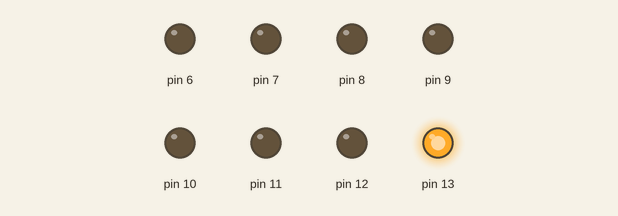
The sketch below on a simulated Arduino Uno, built with avr-gcc and run on an emulated ATmega328P. Parts: output pins drawn as LEDs (lit = HIGH).

Above: at 0.5 s.
At 1.5 s:
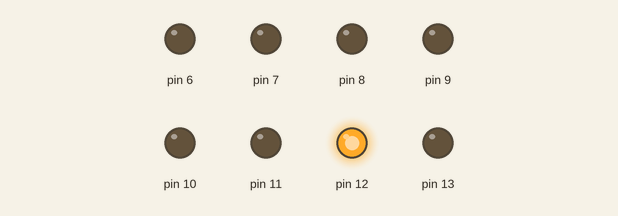
At 2.5 s:
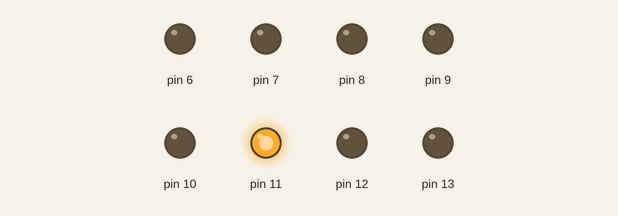
At 5.5 s:
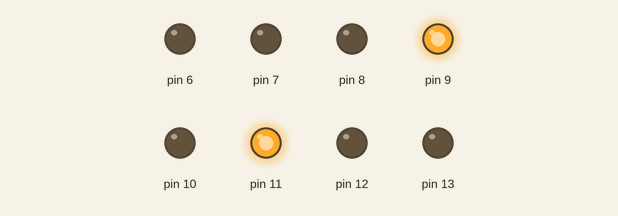
At 7.5 s:
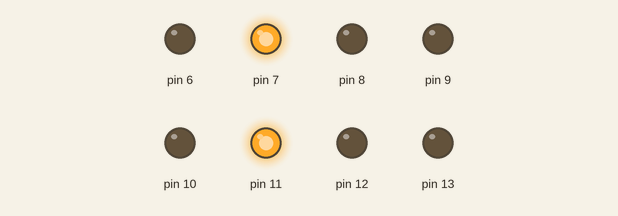
At 10.5 s:
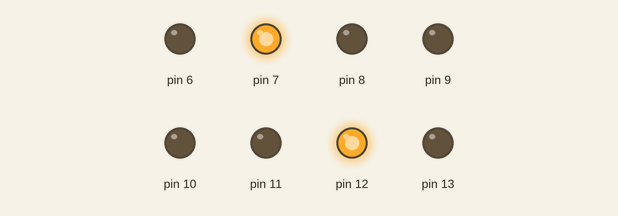
Timing chart, 0 to 11.7 s (numbered marks = the images above):
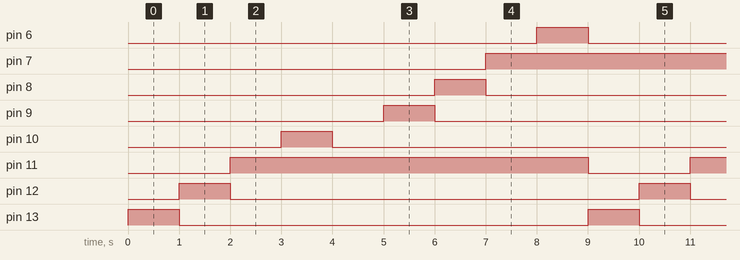

The sketch:

Traffic-Lights.ino
```cpp
int greenMain = 13;
int orangeMain = 12;
int redMain = 11;
int turnMain = 10;
int greenSide = 9;
int orangeSide = 8;
int redSide = 7;
int turnSide = 6;


int delayTime = 1000;
void setup() {
  // put your setup code here, to run once:
  pinMode(13, OUTPUT);
  pinMode(12, OUTPUT);
  pinMode(11, OUTPUT);
  pinMode(10, OUTPUT);
  pinMode(9, OUTPUT);
  pinMode(8, OUTPUT);
  pinMode(7, OUTPUT);
  pinMode(6, OUTPUT);
}

void loop() {
  // put your main code here, to run repeatedly:
  cycleLights(greenMain, orangeMain, redMain, turnMain);
  delay(delayTime);
  cycleLights(greenSide, orangeSide, redSide, turnSide);
}

void cycleLights(int green, int orange, int red, int turn) {
  digitalWrite(red, LOW);
  digitalWrite(green, HIGH);
  delay(delayTime);
  digitalWrite(green, LOW);
  digitalWrite(orange, HIGH);
  delay(1000);
  digitalWrite(orange, LOW);
  digitalWrite(red, HIGH);
  delay(1000);
  digitalWrite(turn, HIGH);
  delay(1000);
  digitalWrite(turn, LOW);
}
```

Measured:
- by itself, pin 6, pin 8–10, pin 12, pin 13: alternates HIGH for 1.0 s and LOW for 8.0 s
- by itself, pin 7, pin 11: alternates HIGH for 7.0 s and LOW for 2.0 s
